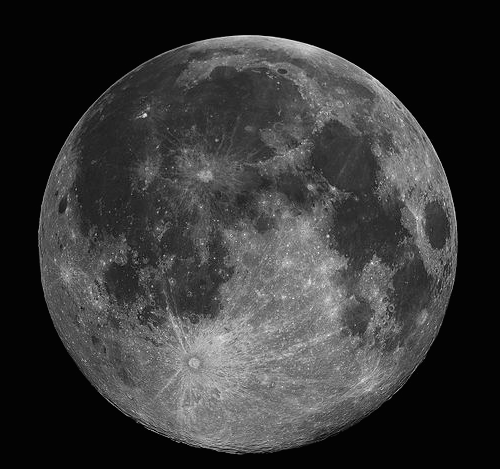
%> input picture MedianFlter/moon.png, 500 x 469 px
$ octave medianFilter.m   (GNU Octave 9; MATLAB toolbox functions it lacks are replaced by stand-ins)
%> lines starting %> are read from the running program, lines starting %| are printed output that depends on the picture
%%Matlab code
%load an image
img=imread('moon.png');
%> img is the input picture: size 469x500 uint8; min 3, max 255, mean 55.1

n=3;
for i=0:n

    subplot(n+1,3,i*3+1);
    imshow(img);
    title('Original');


    %add salt and pepper noise
    d=0.1*(i+1);
    saltPepperImg = imnoise(img,'salt & pepper',d);
    subplot(n+1,3,i*3+2);
    imshow(saltPepperImg);
    title(['Salt & pepper. Noise density d = ',num2str(d),'.']);


    %apply median filter
    medianFilterNoisyImg = medfilt2(saltPepperImg);
    subplot(n+1,3,i*3+3);
    imshow(medianFilterNoisyImg);
    title('Median filter');

end
%> this loop made 4 passes
%> pass 1, `saltPepperImg = imnoise(img,'salt & pepper',d);`:
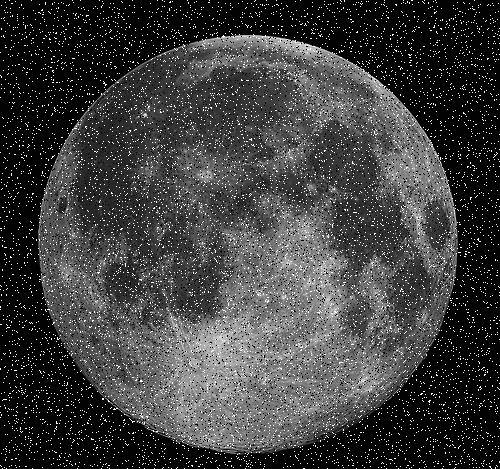
%> saltPepperImg: size 469x500 uint8; min 0, max 255, mean 62.5
%> pass 2, `saltPepperImg = imnoise(img,'salt & pepper',d);`:
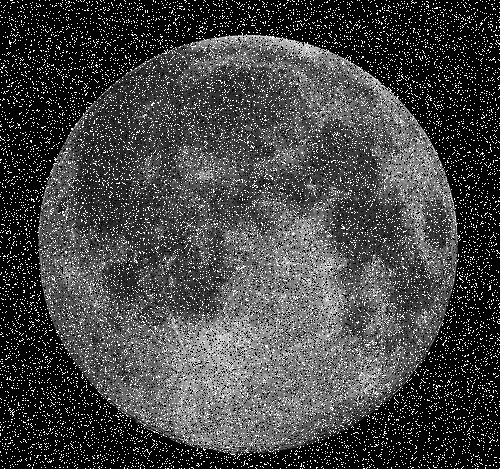
%> saltPepperImg: size 469x500 uint8; min 0, max 255, mean 69.6
%> after the loop:
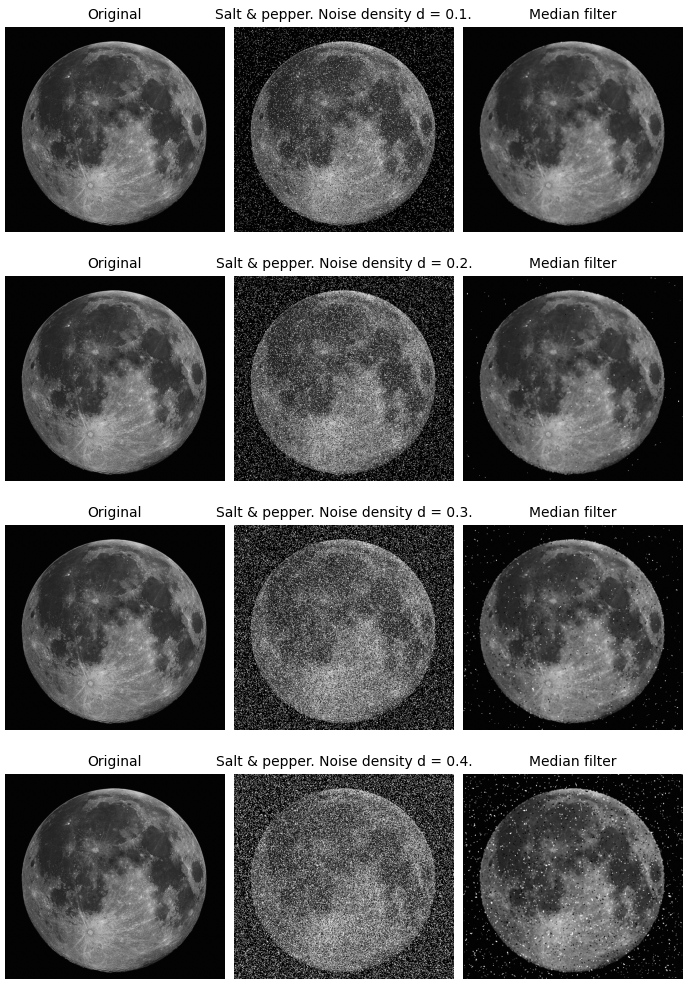
%> figure redrawn from the program's plot data, 12 panels
